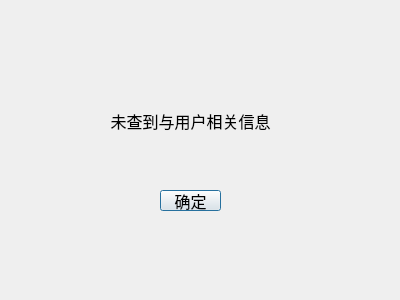
<?xml version="1.0" encoding="UTF-8"?>
<ui version="4.0">
 <class>search_null</class>
 <widget class="QDialog" name="search_null">
  <property name="geometry">
   <rect>
    <x>0</x>
    <y>0</y>
    <width>400</width>
    <height>300</height>
   </rect>
  </property>
  <property name="windowTitle">
   <string>Dialog</string>
  </property>
  <widget class="QPushButton" name="pushButton">
   <property name="geometry">
    <rect>
     <x>160</x>
     <y>190</y>
     <width>61</width>
     <height>21</height>
    </rect>
   </property>
   <property name="font">
    <font>
     <family>楷体</family>
     <pointsize>12</pointsize>
    </font>
   </property>
   <property name="text">
    <string>确定</string>
   </property>
  </widget>
  <widget class="QLabel" name="label">
   <property name="geometry">
    <rect>
     <x>100</x>
     <y>90</y>
     <width>181</width>
     <height>61</height>
    </rect>
   </property>
   <property name="font">
    <font>
     <family>楷体</family>
     <pointsize>12</pointsize>
    </font>
   </property>
   <property name="text">
    <string>未查到与用户相关信息</string>
   </property>
   <property name="alignment">
    <set>Qt::AlignCenter</set>
   </property>
  </widget>
 </widget>
 <resources/>
 <connections/>
</ui>
